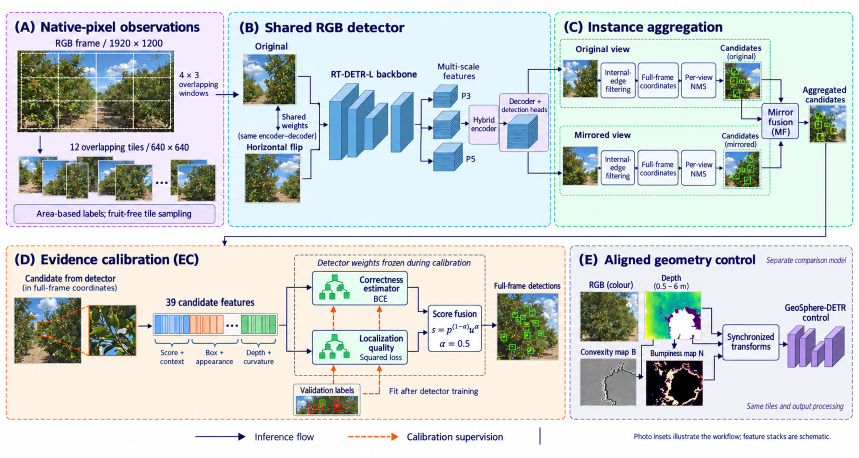
#> input picture figures/fig_pipeline_selected_reference.png, 1717 x 916 px (shown at 1/2 size)
$ python fig_pipeline_selected.py
#> lines starting #> are read from the running program, lines starting #| are printed output that depends on the picture
"""Vector reconstruction of the user-selected exec-5c6bb5a2 illustration."""
from pathlib import Path
import shutil
import numpy as np
from PIL import Image
import fitz
import matplotlib
matplotlib.use('Agg')
import matplotlib.pyplot as plt
from matplotlib.patches import FancyBboxPatch, Rectangle, Polygon, FancyArrowPatch, PathPatch
from matplotlib.path import Path as MPath

ROOT=Path(__file__).resolve().parents[1]
OUT=ROOT/'figures'
SOURCE=OUT/'fig_pipeline_selected_reference.png'
# Source artwork is stored alongside the vector figure.
im=Image.open(SOURCE).convert('RGB')
#> im is the input picture: PIL image 1717x916 RGB; mean R, G, B 208.3, 214.7, 215.3
W,H=1717,916
matplotlib.rcParams.update({'font.family':'DejaVu Sans','pdf.fonttype':42,'svg.fonttype':'none','image.composite_image':False})
fig=plt.figure(figsize=(17.17,9.16),facecolor='white')
ax=fig.add_axes([0,0,1,1]);ax.set_xlim(0,W);ax.set_ylim(H,0);ax.axis('off')
INK='#101d50'; EDGE='#304a83'; ORANGE='#f2692a'
def text(x,y,s,fs=14,bold=False,ha='center',maxw=None,color=INK,italic=False):
    a=ax.text(x,y,s,fontsize=fs,ha=ha,va='center',weight='bold' if bold else 'normal',color=color,
              style='italic' if italic else 'normal',linespacing=1.1,zorder=9)
    if maxw:
        width=a.get_window_extent(fig.canvas.get_renderer()).width
        if width>maxw: a.set_fontsize(fs*maxw/width)
    return a
def box(x,y,w,h,fill='white',edge=EDGE,r=5,dash=False,lw=1,z=2):
    p=FancyBboxPatch((x,y),w,h,boxstyle=f'round,pad=0,rounding_size={r}',facecolor=fill,
       edgecolor=edge,lw=lw,linestyle=(0,(5,3)) if dash else '-',zorder=z)
    ax.add_patch(p)
def panel(x,y,w,h,title,fill,edge):
    box(x,y,w,h,fill,edge,11,True,1,0)
    text(x+17,y+29,title,20,True,'left',w-34)
def line(points,color=INK,lw=1.1,dash=False):
    x,y=zip(*points);ax.plot(x,y,color=color,lw=lw,ls=(0,(5,3)) if dash else '-',zorder=5)
def arrow(points,color=INK,lw=1.1,dash=False):
    if len(points)>2:line(points[:-1],color,lw,dash)
    ax.add_patch(FancyArrowPatch(points[-2],points[-1],arrowstyle='-|>',mutation_scale=12,
       color=color,lw=lw,linestyle=(0,(5,3)) if dash else '-',shrinkA=0,shrinkB=0,zorder=6))
def photo(crop,x,y,w,h):
#> called with crop = (37, 103, 345, 262), x = 36, y = 103, w = 310, h = 160
    a=im.crop(crop)
    ax.imshow(a,extent=(x,x+w,y+h,y),aspect='auto',interpolation='lanczos',zorder=3)
    ax.add_patch(Rectangle((x,y),w,h,fill=False,ec='#92a9b6',lw=.7,zorder=4))
def slab(x,y,w,h,d=22,front='#6dafd5',side='#4585b2',top='#c0ddf0'):
    for pts,col in [([(x,y),(x+d,y-d),(x+w+d,y-d),(x+w,y)],top),
                    ([(x+w,y),(x+w+d,y-d),(x+w+d,y+h-d),(x+w,y+h)],side),
                    ([(x,y),(x+w,y),(x+w,y+h),(x,y+h)],front)]:
        ax.add_patch(Polygon(pts,closed=True,fc=col,ec='#46749d',lw=.9,zorder=5))
def stack(x,y,w=38,n=7):
    for j in reversed(range(n)):slab(x,y+j*4,w,7,14)
def node(x,y,w,h,label,fs=12,fill='#f7fcff'):
    box(x,y,w,h,fill);text(x+w/2,y+h/2,label,fs,maxw=w-10)
def tree(x,y):
    for x1,y1,x2,y2 in [(25,0,10,19),(25,0,40,19),(10,19,0,39),(10,19,19,39),(40,19,33,39),(40,19,52,39)]:
        line([(x+x1,y+y1),(x+x1,y+y1+8),(x+x2,y+y1+8),(x+x2,y+y2)],'#20a15c',1.2)
    for xx,yy in [(25,0),(10,19),(40,19),(0,39),(19,39),(33,39),(52,39)]:
        box(x+xx-5,y+yy-5,10,11,'#52d78a','#229b58',2,lw=.6,z=6)
def detections(x,y,w,h,color='#a5ee35'):
    for xx,yy,ww,hh in [(.22,.22,.13,.12),(.41,.40,.14,.13),(.64,.31,.12,.13),(.28,.64,.13,.12),(.65,.70,.14,.12),(.52,.56,.1,.1)]:
        ax.add_patch(Rectangle((x+xx*w,y+yy*h),ww*w,hh*h,fill=False,ec=color,lw=1.1,zorder=7))
def brace(x,y,w):
    verts=[(x,y),(x,y+8),(x+5,y+8),(x+w/2-6,y+8),(x+w/2,y+15),(x+w/2+6,y+8),(x+w-5,y+8),(x+w,y+8),(x+w,y)]
    codes=[MPath.MOVETO,MPath.CURVE3,MPath.CURVE3,MPath.LINETO,MPath.LINETO,MPath.LINETO,MPath.LINETO,MPath.CURVE3,MPath.CURVE3]
    ax.add_patch(PathPatch(MPath(verts,codes),fill=False,ec='#1477b0',lw=1,zorder=6))

panel(12,25,435,428,'(A) Native-pixel observations','#f6edff','#b068f0')
panel(457,25,643,428,'(B) Shared RGB detector','#eaf8ff','#38a7ee')
panel(1110,25,595,428,'(C) Instance aggregation','#effcf4','#19bb78')
panel(12,492,1118,347,'(D) Evidence calibration (EC)','#fff4e6','#f58a47')
panel(1140,492,565,347,'(E) Aligned geometry control','#f5f4fa','#9990c1')

# A: preserve the selected photo placement and overlapping thumbnail layout.
text(220,87,'RGB frame / 1920 × 1200',15)
photo((37,103,345,262),36,103,310,160)
for x in np.linspace(37,345,5):line([(x,104),(x,262)],'white',1,True)
for y in np.linspace(104,262,4):line([(37,y),(345,y)],'white',1,True)
text(394,169,'4 × 3\noverlapping\nwindows',13,maxw=86)
arrow([(80,273),(80,306)])
text(261,295,'12 overlapping tiles / 640 × 640',14,maxw=329)
tile=(489,111,590,206)
for x,y in [(38,313),(84,321),(132,327),(179,316),(230,329),(342,320),(356,332)]:
    photo(tile,x,y,74,71)
text(324,363,'…',24)
node(28,410,402,36,'Area-based labels; fruit-free tile sampling',14,'#fbf6ff')
arrow([(431,190),(477,190)])

# B: backbone, multi-scale feature maps, encoder and decoder.
text(540,94,'Original',15,True)
photo(tile,487,110,104,99)
text(575,240,'Shared\nweights',12.5,True,maxw=104)
text(563,278,'(same encoder–decoder)',10.5,maxw=167)
arrow([(503,218),(503,263)])
arrow([(503,263),(503,218)])
text(547,295,'Horizontal flip',14,True)
photo((492,310,598,405),490,309,108,96)
line([(597,153),(621,153),(621,207),(638,207)])
line([(601,355),(638,355),(638,299)])
line([(638,207),(638,299)])
arrow([(638,250),(655,250)])
text(750,150,'RT-DETR-L backbone',16,True,maxw=210)
for x,y,w,h,d in [(659,203,24,125,34),(695,218,23,96,28),(729,237,22,62,25),(783,211,24,99,24)]:slab(x,y,w,h,d)
text(914,144,'Multi-scale\nfeatures',14)
for yy in [185,240,302]:stack(868,yy,34)
for yy in [199,322]:arrow([(831,249),(842,249),(842,yy),(865,yy)])
arrow([(842,249),(865,249)])
text(933,193,'P3',12);text(941,323,'P5',12)
arrow([(916,249),(936,249)])
node(937,211,59,78,'Hybrid\nencoder',12,'#f2edfc')
arrow([(996,249),(1013,249)])
box(999,187,96,116,'#f4effc','#8185b0')
text(1047,212,'Decoder +\ndetection heads',11.5,maxw=89)
stack(1018,247,40,9)
arrow([(1056,187),(1056,139),(1125,139)])
arrow([(1056,303),(1056,347),(1125,347)])

# C: paired per-view processing and mirror fusion.
for yy,title in [(79,'Original view'),(253,'Mirrored view')]:
    box(1120,yy,421,137,'#f6fff9','#4daa8e',6,True,.9,1)
    text(1150,yy+20,title,14,True,'left')
    photo(tile,1127,yy+43,68,73)
    for xx,lab in [(1202,'Internal-\nedge\nfiltering'),(1276,'Full-frame\ncoordinates'),(1363,'Per-view\nNMS')]:
        node(xx,yy+47,68 if xx!=1276 else 80,70,lab,12)
    for x1,x2 in [(1195,1202),(1270,1276),(1356,1363),(1431,1448)]:arrow([(x1,yy+82),(x2,yy+82)])
    text(1482,yy+23,'Candidates\n(original)' if yy==79 else 'Candidates\n(mirrored)',11,maxw=80)
    photo(tile,1449,yy+47,73,74);detections(1449,yy+47,73,74)
node(1524,208,74,70,'Mirror\nfusion\n(MF)',14,'#f2edfc')
arrow([(1522,159),(1561,159),(1561,208)])
arrow([(1522,335),(1561,335),(1561,278)])
arrow([(1598,245),(1618,245)])
text(1655,190,'Aggregated\ncandidates',13,maxw=97)
photo(tile,1619,212,72,73);detections(1619,212,72,73)
arrow([(1652,285),(1652,474),(449,474),(449,491)])

# D: original photo crops, feature-vector brackets, two tree estimators.
text(140,568,'Candidate from detector\n(in full-frame coordinates)',14,maxw=245)
photo((31,598,160,726),29,597,132,130)
#> in photo (call 16), `a=im.crop(crop)`:
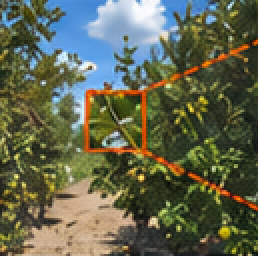
#> a: PIL image 129x128 RGB (shown 2 times larger); mean R, G, B 97.7, 101.8, 79.2
ax.add_patch(Rectangle((75,644),29,30,fill=False,ec=ORANGE,lw=1.4,zorder=7))
photo((181,615,269,710),180,612,91,100)
#> in photo (call 17), `a=im.crop(crop)`:
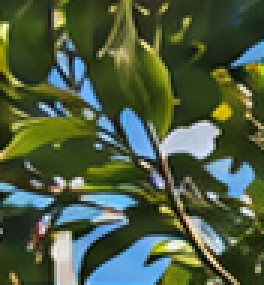
#> a: PIL image 88x95 RGB (shown 3 times larger); mean R, G, B 77.2, 92.7, 65.9
line([(75,644),(179,612)],ORANGE,1.4);line([(104,674),(179,712)],ORANGE,1.4)
arrow([(276,652),(303,652)])
text(429,605,'39 candidate features',15,True)
box(306,628,248,43,'#fbfeff','#60a0b8',3)
for i in range(25):
    if 14<=i<=17:continue
    col='#9dd0fa' if i<7 else '#ffbb94' if i<14 else '#a5dbac'
    ax.add_patch(Rectangle((311+i*9.5,633),7,33,fc=col,ec='#4e97bc' if i<7 else '#da7e53' if i<14 else '#54a679',lw=.65,zorder=6))
text(463,650,'…',17)
for x,w,lab in [(310,67,'Score +\ncontext'),(383,91,'Box +\nappearance'),(483,68,'Depth +\ncurvature')]:
    brace(x,678,w);text(x+w/2,714,lab,10.5,maxw=w)
box(589,510,381,242,'#fffaf2','#777d85',7,True,1,1)
text(779,527,'Detector weights frozen during calibration',13,italic=True,maxw=358)
for yy,title,loss in [(543,'Correctness\nestimator','BCE'),(661,'Localization\nquality','Squared loss')]:
    box(625,yy,190,68,'#f0fcf6')
    tree(644,yy+14)
    text(759,yy+25,title,12.5,True,maxw=103)
    text(759,yy+55,loss,12,maxw=104)
arrow([(558,650),(574,650),(574,575),(624,575)])
arrow([(574,650),(574,702),(624,702)])
box(857,612,105,93,'#fbfcff')
text(910,630,'Score fusion',13,True,maxw=94)
text(910,662,r'$s=p^{(1-\alpha)}u^\alpha$',16,maxw=96)
text(910,690,r'$\alpha=0.5$',15)
arrow([(815,575),(837,575),(837,623),(856,623)])
arrow([(815,702),(838,702),(838,667),(856,667)])
arrow([(963,651),(991,651)])
text(1055,574,'Full-frame detections',13,maxw=139)
photo(tile,994,588,122,132);detections(994,588,122,132)
box(587,768,134,64,'#f7fbff','#6994aa',4)
text(654,782,'Validation labels',12.5,maxw=125)
photo((594,796,715,828),594,796,120,30)
text(882,783,'Fit after detector training',13,maxw=247)
# Four terminating arrows make both supervised losses explicit, as in the selected figure.
arrow([(667,768),(667,733)],ORANGE,1.4,True)
arrow([(722,788),(758,788),(758,733)],ORANGE,1.4,True)
arrow([(667,659),(667,613)],ORANGE,1.4,True)
arrow([(758,659),(758,613)],ORANGE,1.4,True)

# E: preserve RGB, depth, B and N image grid from the selected source.
text(1691,549,'Separate comparison model',11,ha='right',italic=True,maxw=185)
text(1223,570,'RGB (colour)',13)
text(1348,564,'Depth\n(0.5–6 m)',13)
photo((1163,586,1273,680),1163,585,111,97)
#> in photo (call 20), `a=im.crop(crop)`:
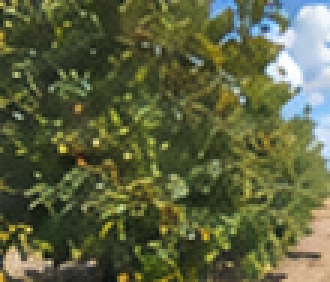
#> a: PIL image 110x94 RGB (shown 3 times larger); mean R, G, B 92.7, 98.6, 64.6
photo((1293,586,1399,677),1292,585,109,94)
#> in photo (call 21), `a=im.crop(crop)`:
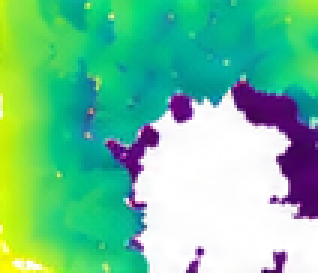
#> a: PIL image 106x91 RGB (shown 3 times larger); mean R, G, B 109.7, 195.9, 152
text(1219,706,'Convexity map B',12.5,maxw=123)
text(1353,708,'Bumpiness map N',12.5,maxw=133)
photo((1162,722,1268,809),1162,722,108,88)
#> in photo (call 22), `a=im.crop(crop)`:
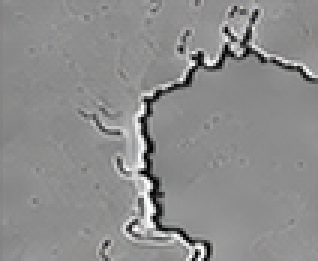
#> a: PIL image 106x87 RGB (shown 3 times larger); mean R, G, B 140.8, 140.6, 140.5
photo((1295,726,1404,809),1294,725,110,85)
#> in photo (call 23), `a=im.crop(crop)`:
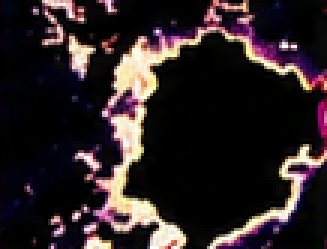
#> a: PIL image 109x83 RGB (shown 3 times larger); mean R, G, B 44.9, 35.1, 36.9
node(1445,650,113,71,'Synchronized\ntransforms',13)
arrow([(1405,616),(1423,616),(1423,666),(1445,666)])
arrow([(1274,637),(1283,637),(1283,689),(1445,689)])
arrow([(1349,680),(1349,695)])
arrow([(1270,754),(1283,754),(1283,691),(1349,691)])
arrow([(1404,761),(1428,761),(1428,712),(1445,712)])
arrow([(1558,686),(1577,686)])
text(1632,626,'GeoSphere-DETR\ncontrol',14,maxw=147)
for x,y,w,h in [(1578,669,14,65),(1600,675,14,57),(1624,702,13,30),(1651,680,15,51)]:
    slab(x,y,w,h,18,'#b198d5','#876cb0','#dfcdf3')
text(1593,814,'Same tiles and output processing',11.5,italic=True,maxw=213)

arrow([(392,874),(489,874)],lw=1.4);text(569,874,'Inference flow',15)
arrow([(698,874),(793,874)],ORANGE,1.4,True);text(935,874,'Calibration supervision',15)
line([(1080,855),(1080,889)])
text(1481,874,'Photo insets illustrate the workflow; feature stacks are schematic.',10.5,maxw=435)

for ext in ['pdf','png','svg']:
    old=OUT/f'fig_pipeline.{ext}'
    backup=OUT/f'fig_pipeline_third_layout.{ext}'
    if old.exists() and not backup.exists():shutil.copy2(old,backup)
fig.savefig(OUT/'fig_pipeline.pdf',metadata={'Title':'SOAD — vector reconstruction of selected layout'})
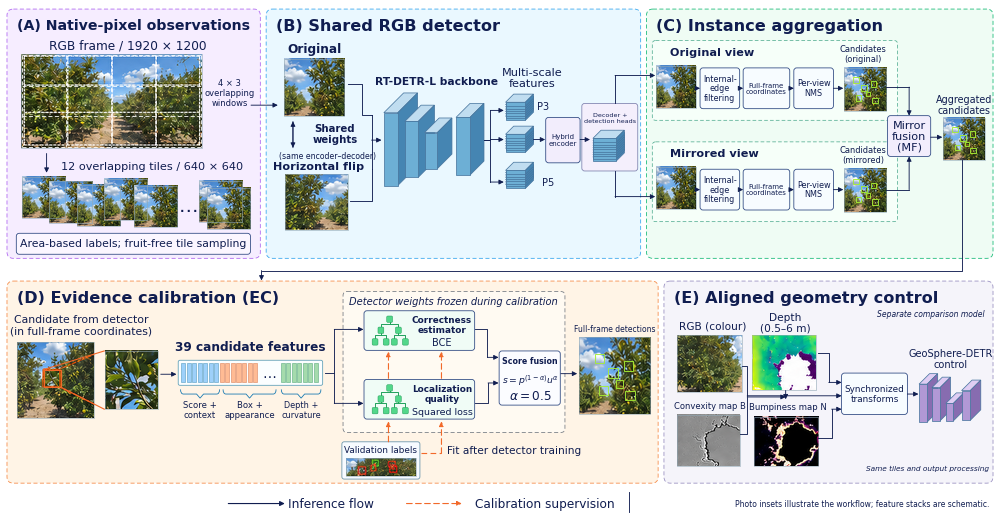
#> figure drawn by matplotlib, 1 panel
fig.savefig(OUT/'fig_pipeline.svg')
fig.savefig(OUT/'fig_pipeline.png',dpi=160)
plt.close(fig)
#> (the run stopped early here; a loop or call above may not have finished)
